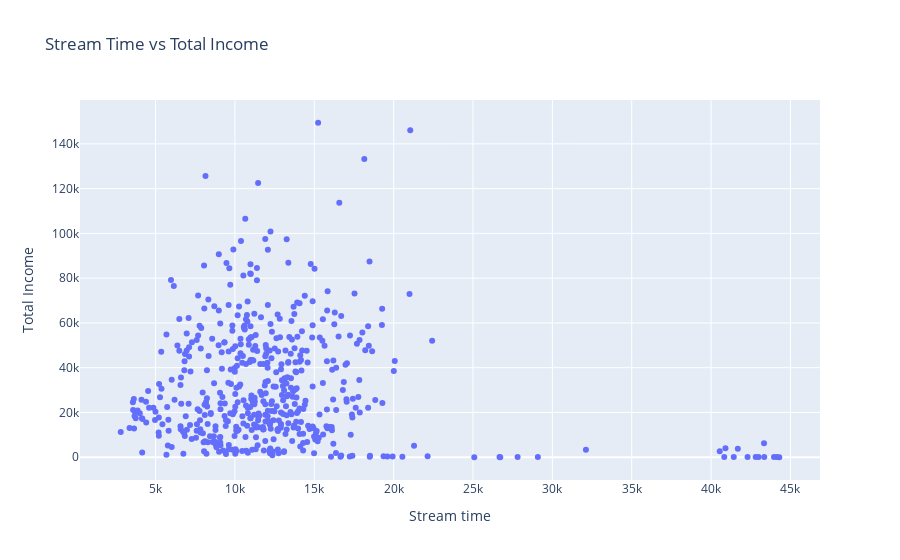

The notebook cell this image was saved under:
### Code cell
fig = px.scatter(finaldata, x="Stream time", y="Total Income", title="Stream Time vs Total Income")
fig.show()

### Figure 1 — Plotly figure (JSON) as saved in the notebook; plotly's stock layout.template omitted (floating-point values rounded to 4 significant figures; data arrays with more than 128 entries replaced by an {"elided": "..."} marker saying what was removed)
{"data": [{"hovertemplate": "Stream time=%{x}<br>Total Income=%{y}<extra></extra>", "legendgroup": "", "marker": {"color": "#636efa", "symbol": "circle"}, "mode": "markers", "name": "", "orientation": "v", "showlegend": false, "type": "scatter", "x": {"elided": "513 int values"}, "xaxis": "x", "y": {"elided": "513 float values"}, "yaxis": "y"}], "layout": {"legend": {"tracegroupgap": 0}, "title": {"text": "Stream Time vs Total Income"}, "xaxis": {"anchor": "y", "domain": [0, 1], "title": {"text": "Stream time"}}, "yaxis": {"anchor": "x", "domain": [0, 1], "title": {"text": "Total Income"}}}}
